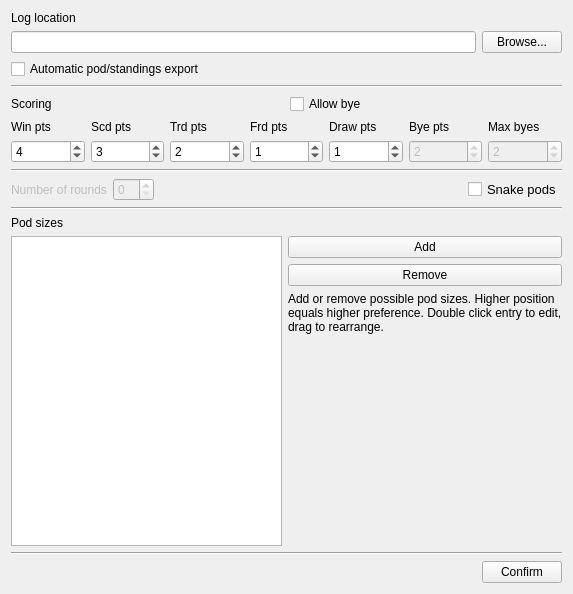
<?xml version="1.0" encoding="UTF-8"?>
<ui version="4.0">
 <class>Form</class>
 <widget class="QWidget" name="Form">
  <property name="enabled">
   <bool>true</bool>
  </property>
  <property name="geometry">
   <rect>
    <x>0</x>
    <y>0</y>
    <width>573</width>
    <height>594</height>
   </rect>
  </property>
  <property name="sizePolicy">
   <sizepolicy hsizetype="MinimumExpanding" vsizetype="Preferred">
    <horstretch>50</horstretch>
    <verstretch>0</verstretch>
   </sizepolicy>
  </property>
  <property name="minimumSize">
   <size>
    <width>60</width>
    <height>0</height>
   </size>
  </property>
  <property name="windowTitle">
   <string>Form</string>
  </property>
  <layout class="QVBoxLayout" name="verticalLayout_8">
   <item>
    <layout class="QVBoxLayout" name="verticalLayout">
     <item>
      <widget class="QLabel" name="label_8">
       <property name="text">
        <string>Log location</string>
       </property>
      </widget>
     </item>
     <item>
      <layout class="QHBoxLayout" name="horizontalLayout">
       <item>
        <widget class="QLineEdit" name="le_log_location"/>
       </item>
       <item>
        <widget class="QPushButton" name="pb_browse">
         <property name="text">
          <string>Browse...</string>
         </property>
        </widget>
       </item>
      </layout>
     </item>
     <item>
      <widget class="QCheckBox" name="cb_auto_export">
       <property name="text">
        <string>Automatic pod/standings export</string>
       </property>
      </widget>
     </item>
    </layout>
   </item>
   <item>
    <widget class="Line" name="line">
     <property name="orientation">
      <enum>Qt::Horizontal</enum>
     </property>
    </widget>
   </item>
   <item>
    <layout class="QVBoxLayout" name="verticalLayout_5">
     <item>
      <layout class="QHBoxLayout" name="horizontalLayout_3">
       <item>
        <widget class="QLabel" name="label_9">
         <property name="text">
          <string>Scoring</string>
         </property>
        </widget>
       </item>
       <item>
        <widget class="QCheckBox" name="cb_allow_bye">
         <property name="text">
          <string>Allow bye</string>
         </property>
         <property name="checked">
          <bool>false</bool>
         </property>
        </widget>
       </item>
      </layout>
     </item>
     <item>
      <layout class="QHBoxLayout" name="horizontalLayout_2">
       <item>
        <layout class="QVBoxLayout" name="verticalLayout_2">
         <item>
          <widget class="QLabel" name="label_11">
           <property name="text">
            <string>Win pts</string>
           </property>
          </widget>
         </item>
         <item>
          <widget class="QSpinBox" name="sb_win">
           <property name="value">
            <number>4</number>
           </property>
          </widget>
         </item>
        </layout>
       </item>
       <item>
        <layout class="QVBoxLayout" name="verticalLayout_2">
         <item>
          <widget class="QLabel" name="label_11">
           <property name="text">
            <string>Scd pts</string>
           </property>
          </widget>
         </item>
         <item>
          <widget class="QSpinBox" name="sb_second_place_points">
           <property name="value">
            <number>3</number>
           </property>
          </widget>
         </item>
        </layout>
       </item>
       <item>
        <layout class="QVBoxLayout" name="verticalLayout_2">
         <item>
          <widget class="QLabel" name="label_11">
           <property name="text">
            <string>Trd pts</string>
           </property>
          </widget>
         </item>
         <item>
          <widget class="QSpinBox" name="sb_third_place_points">
           <property name="value">
            <number>2</number>
           </property>
          </widget>
         </item>
        </layout>
       </item>
       <item>
        <layout class="QVBoxLayout" name="verticalLayout_2">
         <item>
          <widget class="QLabel" name="label_11">
           <property name="text">
            <string>Frd pts</string>
           </property>
          </widget>
         </item>
         <item>
          <widget class="QSpinBox" name="sb_fourth_place_points">
           <property name="value">
            <number>1</number>
           </property>
          </widget>
         </item>
        </layout>
       </item>
       <item>
        <layout class="QVBoxLayout" name="verticalLayout_3">
         <item>
          <widget class="QLabel" name="label_4">
           <property name="text">
            <string>Draw pts</string>
           </property>
          </widget>
         </item>
         <item>
          <widget class="QSpinBox" name="sb_draw">
           <property name="value">
            <number>1</number>
           </property>
          </widget>
         </item>
        </layout>
       </item>
       <item>
        <layout class="QVBoxLayout" name="verticalLayout_9">
         <item>
          <widget class="QLabel" name="label_6">
           <property name="text">
            <string>Bye pts</string>
           </property>
          </widget>
         </item>
         <item>
          <widget class="QSpinBox" name="sb_bye">
           <property name="enabled">
            <bool>false</bool>
           </property>
           <property name="value">
            <number>2</number>
           </property>
          </widget>
         </item>
        </layout>
       </item>
       <item>
        <layout class="QVBoxLayout" name="verticalLayout_4">
         <item>
          <widget class="QLabel" name="label_5">
           <property name="text">
            <string>Max byes</string>
           </property>
          </widget>
         </item>
         <item>
          <widget class="QSpinBox" name="sb_max_byes">
           <property name="enabled">
            <bool>false</bool>
           </property>
           <property name="value">
            <number>2</number>
           </property>
          </widget>
         </item>
        </layout>
       </item>
      </layout>
     </item>
    </layout>
   </item>
   <item>
    <widget class="Line" name="line_4">
     <property name="orientation">
      <enum>Qt::Horizontal</enum>
     </property>
    </widget>
   </item>
   <item>
    <layout class="QHBoxLayout" name="horizontalLayout_6">
     <item>
      <widget class="QLabel" name="label">
       <property name="enabled">
        <bool>false</bool>
       </property>
       <property name="text">
        <string>Number of rounds</string>
       </property>
      </widget>
     </item>
     <item>
      <widget class="QSpinBox" name="sb_nRounds">
       <property name="enabled">
        <bool>false</bool>
       </property>
      </widget>
     </item>
     <item>
      <spacer name="horizontalSpacer_2">
       <property name="orientation">
        <enum>Qt::Horizontal</enum>
       </property>
       <property name="sizeHint" stdset="0">
        <size>
         <width>40</width>
         <height>20</height>
        </size>
       </property>
      </spacer>
     </item>
     <item>
      <widget class="QCheckBox" name="cb_snakePods">
       <property name="font">
        <font>
         <pointsize>10</pointsize>
        </font>
       </property>
       <property name="text">
        <string notr="true">Snake pods</string>
       </property>
      </widget>
     </item>
    </layout>
   </item>
   <item>
    <widget class="Line" name="line_2">
     <property name="orientation">
      <enum>Qt::Horizontal</enum>
     </property>
    </widget>
   </item>
   <item>
    <layout class="QVBoxLayout" name="verticalLayout_7">
     <item>
      <widget class="QLabel" name="label_10">
       <property name="text">
        <string>Pod sizes</string>
       </property>
      </widget>
     </item>
     <item>
      <layout class="QHBoxLayout" name="horizontalLayout_4">
       <item>
        <widget class="QListWidget" name="lw_pod_sizes">
         <property name="sizePolicy">
          <sizepolicy hsizetype="MinimumExpanding" vsizetype="Expanding">
           <horstretch>50</horstretch>
           <verstretch>0</verstretch>
          </sizepolicy>
         </property>
         <property name="minimumSize">
          <size>
           <width>60</width>
           <height>0</height>
          </size>
         </property>
         <property name="contextMenuPolicy">
          <enum>Qt::ActionsContextMenu</enum>
         </property>
         <property name="editTriggers">
          <set>QAbstractItemView::DoubleClicked</set>
         </property>
         <property name="defaultDropAction">
          <enum>Qt::MoveAction</enum>
         </property>
         <property name="alternatingRowColors">
          <bool>true</bool>
         </property>
         <property name="selectionMode">
          <enum>QAbstractItemView::SingleSelection</enum>
         </property>
         <property name="movement">
          <enum>QListView::Snap</enum>
         </property>
        </widget>
       </item>
       <item>
        <layout class="QVBoxLayout" name="verticalLayout_6">
         <item>
          <widget class="QPushButton" name="pb_add_psize">
           <property name="text">
            <string>Add</string>
           </property>
          </widget>
         </item>
         <item>
          <widget class="QPushButton" name="pb_remove_psize">
           <property name="text">
            <string>Remove</string>
           </property>
          </widget>
         </item>
         <item>
          <widget class="QLabel" name="label_7">
           <property name="text">
            <string>Add or remove possible pod sizes. Higher position equals higher preference. Double click entry to edit, drag to rearrange.</string>
           </property>
           <property name="wordWrap">
            <bool>true</bool>
           </property>
          </widget>
         </item>
         <item>
          <spacer name="verticalSpacer">
           <property name="orientation">
            <enum>Qt::Vertical</enum>
           </property>
           <property name="sizeHint" stdset="0">
            <size>
             <width>20</width>
             <height>40</height>
            </size>
           </property>
          </spacer>
         </item>
        </layout>
       </item>
      </layout>
     </item>
    </layout>
   </item>
   <item>
    <widget class="Line" name="line_3">
     <property name="orientation">
      <enum>Qt::Horizontal</enum>
     </property>
    </widget>
   </item>
   <item>
    <layout class="QHBoxLayout" name="horizontalLayout_5">
     <item>
      <spacer name="horizontalSpacer">
       <property name="orientation">
        <enum>Qt::Horizontal</enum>
       </property>
       <property name="sizeHint" stdset="0">
        <size>
         <width>40</width>
         <height>20</height>
        </size>
       </property>
      </spacer>
     </item>
     <item>
      <widget class="QPushButton" name="pb_confirm">
       <property name="text">
        <string>Confirm</string>
       </property>
      </widget>
     </item>
    </layout>
   </item>
  </layout>
 </widget>
 <resources/>
 <connections/>
</ui>
